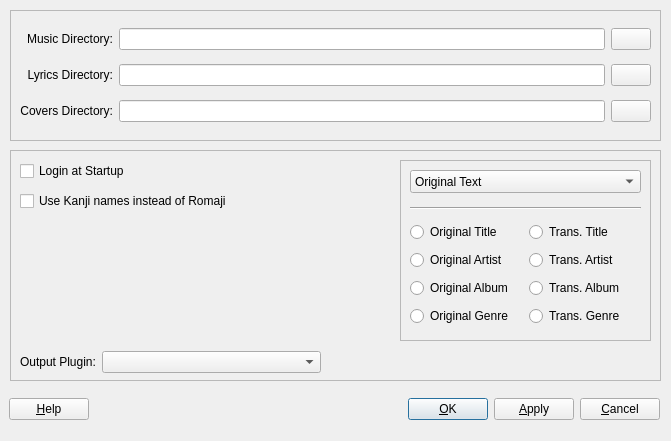
<ui version="4.0" >
 <class>OptionsDialog</class>
 <widget class="QWidget" name="OptionsDialog" >
  <property name="geometry" >
   <rect>
    <x>0</x>
    <y>0</y>
    <width>671</width>
    <height>441</height>
   </rect>
  </property>
  <property name="windowTitle" >
   <string>UtopiaPlayer - Options</string>
  </property>
  <widget class="QWidget" name="horizontalLayout_3" >
   <property name="geometry" >
    <rect>
     <x>9</x>
     <y>389</y>
     <width>651</width>
     <height>41</height>
    </rect>
   </property>
   <layout class="QHBoxLayout" >
    <property name="margin" >
     <number>0</number>
    </property>
    <property name="spacing" >
     <number>6</number>
    </property>
    <item>
     <widget class="QPushButton" name="HelpButton" >
      <property name="text" >
       <string>&amp;Help</string>
      </property>
     </widget>
    </item>
    <item>
     <spacer>
      <property name="orientation" >
       <enum>Qt::Horizontal</enum>
      </property>
      <property name="sizeHint" >
       <size>
        <width>40</width>
        <height>20</height>
       </size>
      </property>
     </spacer>
    </item>
    <item>
     <widget class="QPushButton" name="OKButton" >
      <property name="text" >
       <string>&amp;OK</string>
      </property>
      <property name="default" >
       <bool>true</bool>
      </property>
     </widget>
    </item>
    <item>
     <widget class="QPushButton" name="ApplyButton" >
      <property name="text" >
       <string>&amp;Apply</string>
      </property>
     </widget>
    </item>
    <item>
     <widget class="QPushButton" name="CancelButton" >
      <property name="text" >
       <string>&amp;Cancel</string>
      </property>
     </widget>
    </item>
   </layout>
  </widget>
  <widget class="QFrame" name="PathOptionsFrame" >
   <property name="geometry" >
    <rect>
     <x>10</x>
     <y>10</y>
     <width>651</width>
     <height>131</height>
    </rect>
   </property>
   <property name="frameShape" >
    <enum>QFrame::StyledPanel</enum>
   </property>
   <property name="frameShadow" >
    <enum>QFrame::Raised</enum>
   </property>
   <widget class="QWidget" name="gridLayout" >
    <property name="geometry" >
     <rect>
      <x>10</x>
      <y>10</y>
      <width>631</width>
      <height>111</height>
     </rect>
    </property>
    <layout class="QGridLayout" >
     <property name="margin" >
      <number>0</number>
     </property>
     <property name="spacing" >
      <number>6</number>
     </property>
     <item row="1" column="1" >
      <layout class="QHBoxLayout" >
       <property name="margin" >
        <number>0</number>
       </property>
       <property name="spacing" >
        <number>6</number>
       </property>
       <item>
        <widget class="QLineEdit" name="LyricsDirectoryEdit" />
       </item>
       <item>
        <widget class="QPushButton" name="LyricsDirectoryBrowse" >
         <property name="icon" >
          <iconset resource="../res/utopiaplayer.qrc" >:/16x16/fileopen.png</iconset>
         </property>
        </widget>
       </item>
      </layout>
     </item>
     <item row="1" column="0" >
      <widget class="QLabel" name="LyricsDirectoryLabel" >
       <property name="text" >
        <string>Lyrics Directory:</string>
       </property>
       <property name="alignment" >
        <set>Qt::AlignRight|Qt::AlignTrailing|Qt::AlignVCenter</set>
       </property>
      </widget>
     </item>
     <item row="0" column="0" >
      <widget class="QLabel" name="MusicDirectoryLabel" >
       <property name="text" >
        <string>Music Directory:</string>
       </property>
       <property name="alignment" >
        <set>Qt::AlignRight|Qt::AlignTrailing|Qt::AlignVCenter</set>
       </property>
      </widget>
     </item>
     <item row="0" column="1" >
      <layout class="QHBoxLayout" >
       <property name="margin" >
        <number>0</number>
       </property>
       <property name="spacing" >
        <number>6</number>
       </property>
       <item>
        <widget class="QLineEdit" name="MusicDirectoryEdit" />
       </item>
       <item>
        <widget class="QPushButton" name="MusicDirectoryBrowse" >
         <property name="icon" >
          <iconset resource="../res/utopiaplayer.qrc" >:/16x16/fileopen.png</iconset>
         </property>
        </widget>
       </item>
      </layout>
     </item>
     <item row="2" column="1" >
      <layout class="QHBoxLayout" >
       <property name="margin" >
        <number>0</number>
       </property>
       <property name="spacing" >
        <number>6</number>
       </property>
       <item>
        <widget class="QLineEdit" name="CoversDirectoryEdit" />
       </item>
       <item>
        <widget class="QPushButton" name="CoversDirectoryBrowse" >
         <property name="icon" >
          <iconset resource="../res/utopiaplayer.qrc" >:/16x16/fileopen.png</iconset>
         </property>
        </widget>
       </item>
      </layout>
     </item>
     <item row="2" column="0" >
      <widget class="QLabel" name="CoversDirectoryLabel" >
       <property name="text" >
        <string>Covers Directory:</string>
       </property>
       <property name="alignment" >
        <set>Qt::AlignRight|Qt::AlignTrailing|Qt::AlignVCenter</set>
       </property>
      </widget>
     </item>
    </layout>
   </widget>
  </widget>
  <widget class="QFrame" name="frame" >
   <property name="geometry" >
    <rect>
     <x>10</x>
     <y>150</y>
     <width>651</width>
     <height>231</height>
    </rect>
   </property>
   <property name="frameShape" >
    <enum>QFrame::StyledPanel</enum>
   </property>
   <property name="frameShadow" >
    <enum>QFrame::Raised</enum>
   </property>
   <widget class="QCheckBox" name="LoginAtStart" >
    <property name="geometry" >
     <rect>
      <x>10</x>
      <y>10</y>
      <width>124</width>
      <height>22</height>
     </rect>
    </property>
    <property name="text" >
     <string>Login at Startup</string>
    </property>
   </widget>
   <widget class="QCheckBox" name="UseKanji" >
    <property name="geometry" >
     <rect>
      <x>10</x>
      <y>40</y>
      <width>241</width>
      <height>22</height>
     </rect>
    </property>
    <property name="text" >
     <string>Use Kanji names instead of Romaji</string>
    </property>
   </widget>
   <widget class="QFrame" name="frame_2" >
    <property name="geometry" >
     <rect>
      <x>390</x>
      <y>10</y>
      <width>251</width>
      <height>181</height>
     </rect>
    </property>
    <property name="frameShape" >
     <enum>QFrame::StyledPanel</enum>
    </property>
    <property name="frameShadow" >
     <enum>QFrame::Raised</enum>
    </property>
    <widget class="QWidget" name="gridLayout_2" >
     <property name="geometry" >
      <rect>
       <x>10</x>
       <y>60</y>
       <width>231</width>
       <height>112</height>
      </rect>
     </property>
     <layout class="QGridLayout" >
      <property name="margin" >
       <number>0</number>
      </property>
      <property name="spacing" >
       <number>6</number>
      </property>
      <item row="1" column="1" >
       <widget class="QRadioButton" name="radioButton_4" >
        <property name="text" >
         <string>Trans. Artist</string>
        </property>
       </widget>
      </item>
      <item row="0" column="0" >
       <widget class="QRadioButton" name="radioButton" >
        <property name="text" >
         <string>Original Title</string>
        </property>
       </widget>
      </item>
      <item row="0" column="1" >
       <widget class="QRadioButton" name="radioButton_2" >
        <property name="text" >
         <string>Trans. Title</string>
        </property>
       </widget>
      </item>
      <item row="1" column="0" >
       <widget class="QRadioButton" name="radioButton_3" >
        <property name="text" >
         <string>Original Artist</string>
        </property>
       </widget>
      </item>
      <item row="2" column="1" >
       <widget class="QRadioButton" name="radioButton_6" >
        <property name="text" >
         <string>Trans. Album</string>
        </property>
       </widget>
      </item>
      <item row="2" column="0" >
       <widget class="QRadioButton" name="radioButton_5" >
        <property name="text" >
         <string>Original Album</string>
        </property>
       </widget>
      </item>
      <item row="3" column="0" >
       <widget class="QRadioButton" name="radioButton_7" >
        <property name="text" >
         <string>Original Genre</string>
        </property>
       </widget>
      </item>
      <item row="3" column="1" >
       <widget class="QRadioButton" name="radioButton_8" >
        <property name="text" >
         <string>Trans. Genre</string>
        </property>
       </widget>
      </item>
     </layout>
    </widget>
    <widget class="QComboBox" name="comboBox" >
     <property name="geometry" >
      <rect>
       <x>10</x>
       <y>10</y>
       <width>231</width>
       <height>23</height>
      </rect>
     </property>
     <item>
      <property name="text" >
       <string>Original Text</string>
      </property>
     </item>
     <item>
      <property name="text" >
       <string>Transliterated Text</string>
      </property>
     </item>
     <item>
      <property name="text" >
       <string>Individual Settings</string>
      </property>
     </item>
    </widget>
    <widget class="Line" name="line" >
     <property name="geometry" >
      <rect>
       <x>10</x>
       <y>40</y>
       <width>231</width>
       <height>16</height>
      </rect>
     </property>
     <property name="orientation" >
      <enum>Qt::Horizontal</enum>
     </property>
    </widget>
   </widget>
   <widget class="QWidget" name="horizontalLayout" >
    <property name="geometry" >
     <rect>
      <x>10</x>
      <y>200</y>
      <width>301</width>
      <height>24</height>
     </rect>
    </property>
    <layout class="QHBoxLayout" >
     <property name="margin" >
      <number>0</number>
     </property>
     <property name="spacing" >
      <number>6</number>
     </property>
     <item>
      <widget class="QLabel" name="OutputPluginLabel" >
       <property name="text" >
        <string>Output Plugin:</string>
       </property>
      </widget>
     </item>
     <item>
      <widget class="QComboBox" name="OutputPluginCombo" >
       <property name="sizePolicy" >
        <sizepolicy>
         <hsizetype>7</hsizetype>
         <vsizetype>0</vsizetype>
         <horstretch>0</horstretch>
         <verstretch>0</verstretch>
        </sizepolicy>
       </property>
      </widget>
     </item>
    </layout>
   </widget>
  </widget>
 </widget>
 <resources>
  <include location="UtopiaPlayer.qrc" />
  <include location="../res/utopiaplayer.qrc" />
 </resources>
 <connections/>
</ui>
